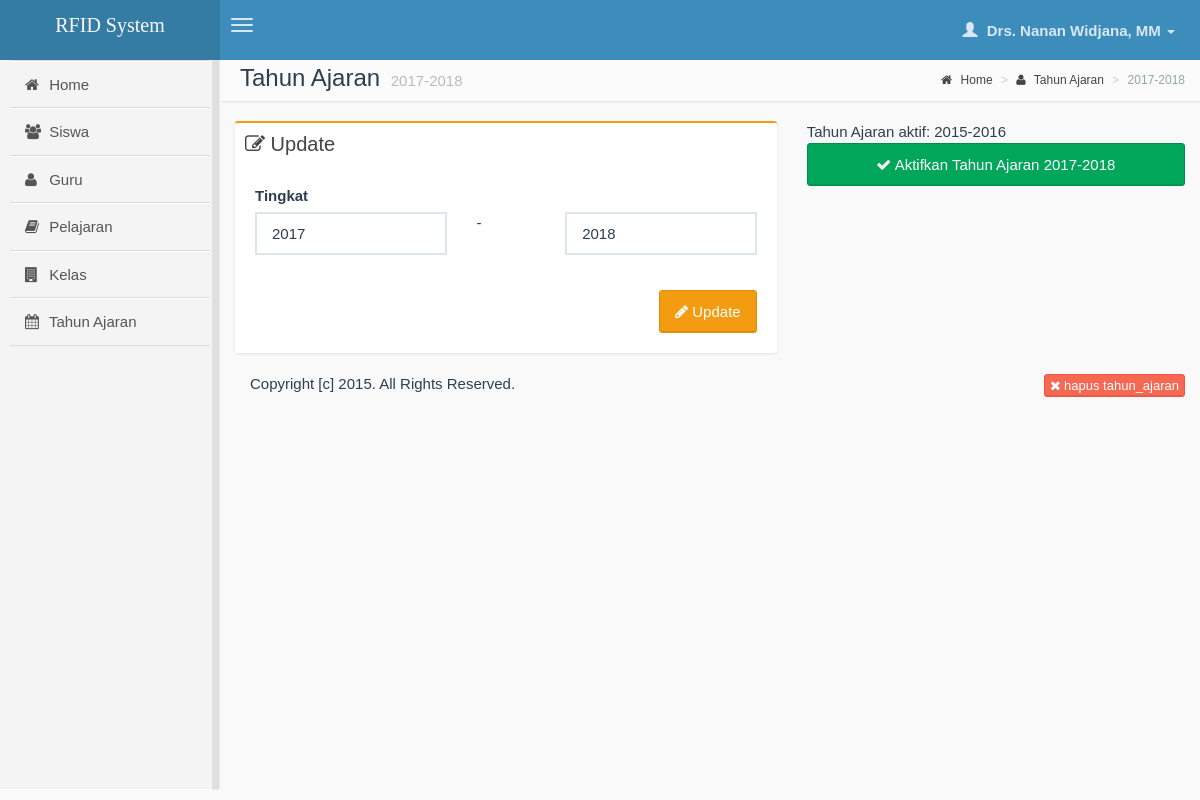
The page /administrator/tahun_ajaran_detail.php?id=2 (signed in) on the database its author committed.
### tables this page shows
CREATE TABLE IF NOT EXISTS `tahun_ajaran` (
`id` int(11) NOT NULL,
  `tahun` varchar(9) NOT NULL,
  `is_aktif` tinyint(1) NOT NULL DEFAULT '0',
  `created_at` datetime NOT NULL DEFAULT CURRENT_TIMESTAMP,
  `updated_at` timestamp NOT NULL DEFAULT CURRENT_TIMESTAMP ON UPDATE CURRENT_TIMESTAMP
);

### administrator/tahun_ajaran_detail.php (the view, shortened to what this page needs)
<?php
    require_once('../lib/unleashed.lib.php');
    require_once('inc/header.php');
    if(array_key_exists('id', $_GET))
    {
        $id = escape($_GET['id']);
        $tahun_ajaran = get_row_by_id('tahun_ajaran', 'id', $id);
    }
?>
    <section class="content-header">
        <h1>
            Tahun Ajaran
            <small><?php echo $tahun_ajaran->tahun; ?></small>
        </h1>
        <ol class="breadcrumb">
            <li><a href="index.php"><i class="fa fa-home"></i> Home</a></li>
            <li><a href="tahun_ajaran.php"><i class="fa fa-user"></i> Tahun Ajaran</a></li>
            <li class="active"><?php echo $tahun_ajaran->tahun; ?></li>
        </ol>
    </section>
    <section class="content">
        <section class="row" id="section-3">
            <div class="col-md-7">
                <div class="box box-warning">
                    <div class="box-header">
                        <h3 class="box-title"><i class="fa fa-edit"></i> Update</h3>
                    </div>
                    <div class="box-body">
                        <form action="" id="form-u-tahun-ajaran"  method="post">
                            <div class="box-body">
                                <div class="form-group">
                                    <label for="nama">Tingkat</label>
                                    <div class="row">
                                        <div class="col-md-5"><input class="form-control" name="tahun1" id="tahun1" value="<?php echo substr($tahun_ajaran->tahun, 0, 4); ?>" type="text" required></div>
                                        <div class="col-md-2">-</div>
                                        <div class="col-md-5"><input class="form-control" name="tahun2" id="tahun2" value="<?php echo substr($tahun_ajaran->tahun, 5, 4); ?>" type="text" required></div>
                                    </div>
                                </div>
                            </div>
                            <div class="box-footer clearfix no-border">
                                <button class="btn btn-warning pull-right" type="submit"><i class="fa fa-pencil"></i> Update</button>
                            </div>
                        </form>
                    </div>
                </div>
            </div>
            <div class="col-md-5">
                <form action="" id="form-aktivasi-tahun-ajaran"  method="post">
                    <div class="box-footer clearfix no-border">
                        <?php
                            $q_tahun_ajaran_aktif = mysql_query("SELECT tahun FROM tahun_ajaran WHERE is_aktif='1' LIMIT 1");
                            if(mysql_num_rows($q_tahun_ajaran_aktif) == 1)
                            {
                                $r_tahun_ajaran_aktif = mysql_fetch_object($q_tahun_ajaran_aktif);
                                echo "Tahun Ajaran aktif: " . $r_tahun_ajaran_aktif->tahun;
                            }
                        ?>
                        <?php if($tahun_ajaran->is_aktif == 0): ?>
                            <button class="btn btn-success btn-block" type="submit"><i class="fa fa-check"></i> Aktifkan Tahun Ajaran <?php echo $tahun_ajaran->tahun; ?></button>
                        <?php else: ?>
                            <button class="btn btn-success btn-block" type="button" disabled><i class="fa fa-check"></i> Aktifkan Tahun Ajaran <?php echo $tahun_ajaran->tahun; ?></button>
                        <?php endif; ?>
                    </div>
                </form>
            </div>
        </section>
        <form action="" class="pull-right" method="post" id="form_delete_tahun_ajaran">
            <button class="btn btn-xs btn-danger"><i class="fa fa-times"></i> hapus tahun_ajaran</button>
        </form>
<?php include('inc/footer.php'); ?>

### rows shown on the page
tahun_ajaran: tahun "2017-2018", tahun1 "2017", tahun2 "2018"
tahun_ajaran: tahun "2015-2016"

### other values the page prints
$logged_name "Drs. Nanan Widjana, MM"
